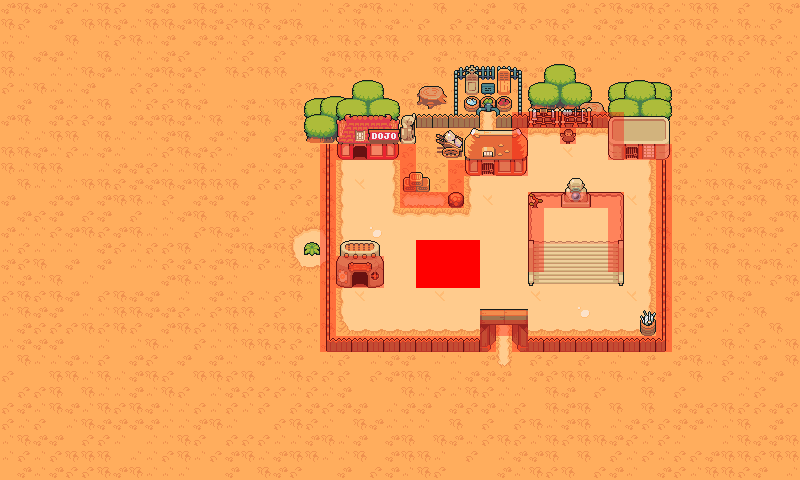

The image is a tile-based game level rendered from a .tmx file. Its description and source (layers, tilesets, objects; grid data summarised) follow:
An orthogonal 50x30 tile map with 16x16 px tiles, 13 tile layers (light sand, Tile Layer 2, plateau, trees 2, ...), 8 tilesets.

<map version="1.9" tiledversion="1.9.0" orientation="orthogonal" renderorder="right-down" width="50" height="30" tilewidth="16" tileheight="16" infinite="0" nextlayerid="16" nextobjectid="1">
 <editorsettings>
  <export target="ninjaMapc.json" format="json" />
 </editorsettings>
 <tileset firstgid="1" source="ninja houses.tsx" />
 <tileset firstgid="668" source="ninja floors.tsx" />
 <tileset firstgid="1240" source="ninja water.tsx" />
 <tileset firstgid="1716" source="pokmeon assets.tsx" />
 <tileset firstgid="2292" source="ninja nature.tsx" />
 <tileset firstgid="2580" source="ninja items.tsx" />
 <tileset firstgid="2820" source="ninja lift.tsx" />
 <tileset firstgid="3060" source="collision.tsx" />
 <layer id="1" name="light sand" width="50" height="30">
  <data>[1500 cells, 1500 non-empty, 7 distinct tile ids]</data>
 </layer>
 <layer id="2" name="Tile Layer 2" width="50" height="30">
  <data>[1500 cells, 305 non-empty, 45 distinct tile ids]</data>
 </layer>
 <layer id="4" name="plateau" width="50" height="30">
  <data>[1500 cells, 28 non-empty, 19 distinct tile ids]</data>
 </layer>
 <layer id="8" name="trees 2" width="50" height="30">
  <data>[1500 cells, 4 non-empty, 4 distinct tile ids]</data>
 </layer>
 <layer id="7" name="trees1" width="50" height="30">
  <data>[1500 cells, 34 non-empty, 16 distinct tile ids]</data>
 </layer>
 <layer id="6" name="trees" width="50" height="30">
  <data>[1500 cells, 47 non-empty, 31 distinct tile ids]</data>
 </layer>
 <layer id="5" name="houses" width="50" height="30">
  <data>[1500 cells, 45 non-empty, 42 distinct tile ids]</data>
 </layer>
 <layer id="9" name="house stuff" width="50" height="30">
  <data>[1500 cells, 89 non-empty, 36 distinct tile ids]</data>
 </layer>
 <layer id="12" name="weapon stand" width="50" height="30">
  <data>[1500 cells, 15 non-empty, 15 distinct tile ids]</data>
 </layer>
 <layer id="13" name="collision" width="50" height="30" opacity="0.36">
  <data>[1500 cells, 99 non-empty, 1 distinct tile ids]</data>
 </layer>
 <layer id="11" name="battle patch" width="50" height="30">
  <data>[1500 cells, 12 non-empty, 9 distinct tile ids]</data>
 </layer>
 <layer id="15" name="battle zone" width="50" height="30">
  <data>[1500 cells, 12 non-empty, 1 distinct tile ids]</data>
 </layer>
 <layer id="14" name="Foreground objects" width="50" height="30">
  <data>[1500 cells, 8 non-empty, 8 distinct tile ids]</data>
 </layer>
</map>
